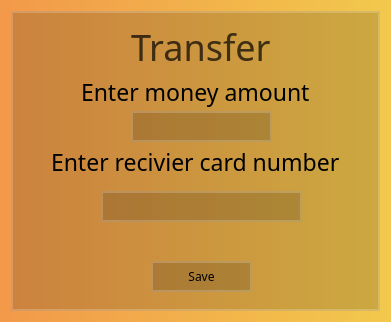
<?xml version="1.0" encoding="UTF-8"?>
<ui version="4.0">
 <class>Dialog</class>
 <widget class="QDialog" name="Dialog">
  <property name="geometry">
   <rect>
    <x>0</x>
    <y>0</y>
    <width>391</width>
    <height>322</height>
   </rect>
  </property>
  <property name="windowTitle">
   <string>Dialog</string>
  </property>
  <property name="styleSheet">
   <string notr="true">background-color: qlineargradient(spread:pad, x1:0, y1:0, x2:1, y2:0, stop:0 #F2994A, stop:1 #F2C94C);
font-family: Poppins</string>
  </property>
  <layout class="QVBoxLayout" name="verticalLayout">
   <item>
    <widget class="QFrame" name="frame">
     <property name="styleSheet">
      <string notr="true">background-color: rgba(0, 0, 0, 40);
border: 2px solid rgba(255, 255, 255, 50);
border-redius: 12px;</string>
     </property>
     <property name="frameShape">
      <enum>QFrame::Shape::StyledPanel</enum>
     </property>
     <property name="frameShadow">
      <enum>QFrame::Shadow::Raised</enum>
     </property>
     <widget class="QLabel" name="label">
      <property name="geometry">
       <rect>
        <x>120</x>
        <y>20</y>
        <width>161</width>
        <height>31</height>
       </rect>
      </property>
      <property name="styleSheet">
       <string notr="true">font_weight: bold;
font-size: 27pt;
background-color: none;
border: none;
color: rgba(0, 0, 0, 0.7)
</string>
      </property>
      <property name="text">
       <string>Transfer</string>
      </property>
     </widget>
     <widget class="QLineEdit" name="le_money_amount">
      <property name="geometry">
       <rect>
        <x>120</x>
        <y>100</y>
        <width>141</width>
        <height>31</height>
       </rect>
      </property>
     </widget>
     <widget class="QLabel" name="label_2">
      <property name="geometry">
       <rect>
        <x>70</x>
        <y>60</y>
        <width>241</width>
        <height>41</height>
       </rect>
      </property>
      <property name="styleSheet">
       <string notr="true">font_weight: bold;
font-size: 17pt;
background-color: none;
border: none;
</string>
      </property>
      <property name="text">
       <string>Enter money amount</string>
      </property>
     </widget>
     <widget class="QPushButton" name="save_button">
      <property name="geometry">
       <rect>
        <x>140</x>
        <y>250</y>
        <width>101</width>
        <height>31</height>
       </rect>
      </property>
      <property name="styleSheet">
       <string notr="true">QPushButton:hover{
background-color: rgba(255, 255, 255, 10);
} 

QPushButton:pressed{
background-color: rgba(0, 0, 0, 50);
}</string>
      </property>
      <property name="text">
       <string>Save</string>
      </property>
     </widget>
     <widget class="QLabel" name="label_3">
      <property name="geometry">
       <rect>
        <x>40</x>
        <y>130</y>
        <width>321</width>
        <height>41</height>
       </rect>
      </property>
      <property name="styleSheet">
       <string notr="true">font_weight: bold;
font-size: 17pt;
background-color: none;
border: none;
</string>
      </property>
      <property name="text">
       <string>Enter recivier card number</string>
      </property>
     </widget>
     <widget class="QLineEdit" name="le_card_number">
      <property name="geometry">
       <rect>
        <x>90</x>
        <y>180</y>
        <width>201</width>
        <height>31</height>
       </rect>
      </property>
     </widget>
    </widget>
   </item>
  </layout>
 </widget>
 <resources/>
 <connections/>
</ui>
